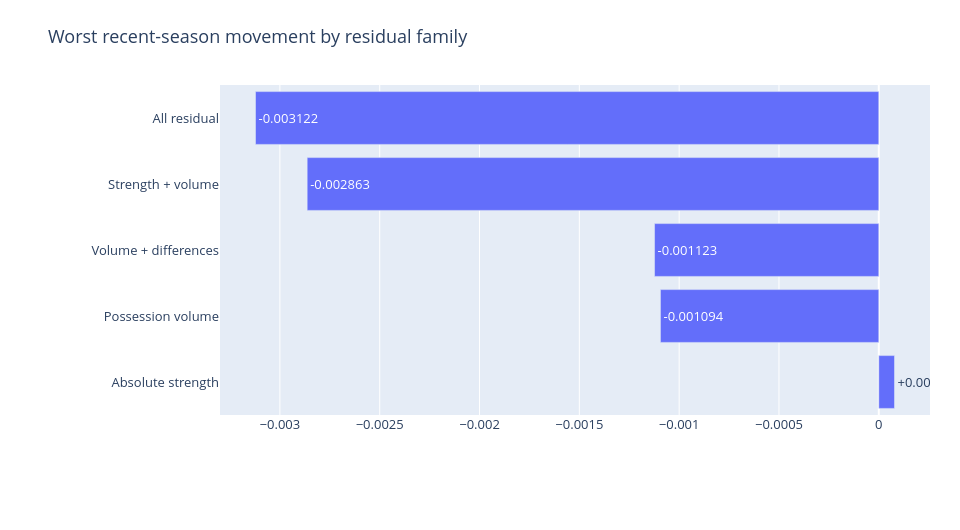

Notebook code cell kept with this figure:
### Markdown cell above
## 4. Stability over raw mean gain
The full residual panel had the largest mean gain but violated the predeclared worst-season guardrail. `volume_plus_differences` sacrificed some mean gain for better transfer stability and became the frozen challenger.

### Code cell
families=['Absolute strength','Possession volume','Volume + differences','Strength + volume','All residual']
worst=[0.00007867586776166835,-0.0010937375543707273,c['worst_season_gain'],-0.002863295102808222,c['all_residual_worst_season_gain']]
chart('family_stability','Worst recent-season movement by residual family',families,worst,'Worst-season Brier gain (higher is safer)',orientation='h')

### Figure 1 — Plotly figure (JSON) as saved in the notebook; plotly's stock layout.template omitted (floating-point values rounded to 4 significant figures)
{"data": [{"orientation": "h", "text": ["+0.000079", "-0.001094", "-0.001123", "-0.002863", "-0.003122"], "textposition": "auto", "type": "bar", "x": [7.868e-05, -0.001094, -0.001123, -0.002863, -0.003122], "y": ["Absolute strength", "Possession volume", "Volume + differences", "Strength + volume", "All residual"]}], "layout": {"font": {"size": 13}, "height": 530, "margin": {"b": 115, "l": 220, "r": 30, "t": 85}, "title": {"text": "Worst recent-season movement by residual family"}, "width": 960, "yaxis": {"title": {}}}}
